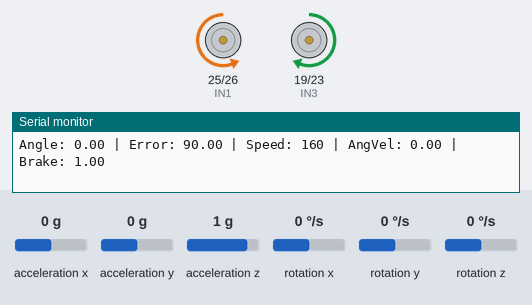
Bench run of a sketch on a simulated ESP32. Shown: motor-driver pin pairs drawn as motors (green arrow = first pin HIGH = forward, orange = second pin HIGH = backward, longer = more drive, scaled by the enable pin), the last lines printed to the serial monitor. Inputs (shaded band) come from the test bench; at power-on: rotation z 0 °/s, acceleration x 0 g, acceleration y 0 g, acceleration z 1 g, rotation x 0 °/s, rotation y 0 °/s.

Above: at 4.2 s.
4.3 s: rotation z set to 100 °/s
At 4.72 s:
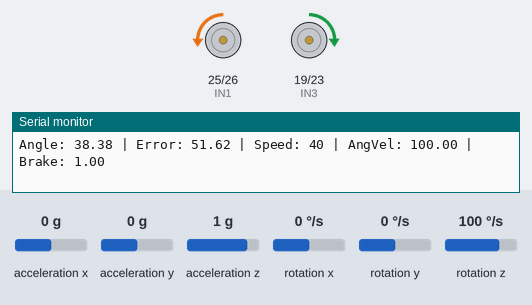
At 5.8 s:
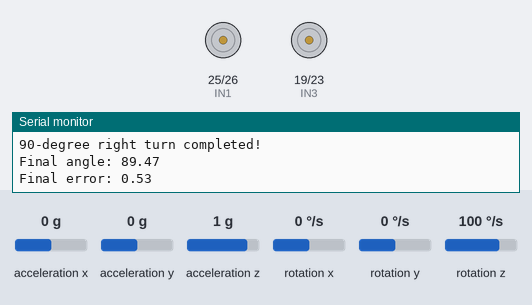
Timing chart, 0 to 7.3 s (numbered marks = the images above; inputs shaded):
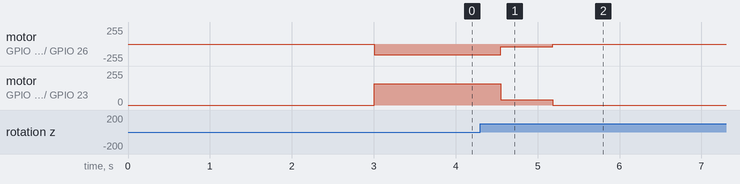

The sketch:

turnright90.ino
```cpp
#include <Wire.h>
#include <MPU6050.h>

// Motor pins
#define ENA 27
#define IN1 25
#define IN2 26
#define ENB 18
#define IN3 19
#define IN4 23

// IMU
MPU6050 mpu;

// Variables for angle calculation
float gyroZ;
float angle = 0;
unsigned long lastTime = 0;
float dt;

// PID variables
float targetAngle = 90.0; // Negative because right turn gives negative gyro values
float error, previousError = 0;
float integral = 0;
float derivative = 0;

// PID constants - tune these for your robot
float Kp = 2.5;   // Reduced proportional gain
float Ki = 0.0;   // Set to 0 as requested
float Kd = 1.2;   // Increased derivative gain for better braking

// Motor control variables
int baseSpeed = 100; // Reduced base speed
int maxSpeed = 160;  // Maximum motor speed
int minSpeed = 40;   // Minimum motor speed to overcome friction
bool turnComplete = false;

// Tolerance for considering turn complete
float angleTolerance = 0.8; // Tighter tolerance

// Predictive braking variables
float brakingZone = 15.0; // Start slowing down 15 degrees before target
float currentAngularVelocity = 0;

void setup() {
  Serial.begin(115200);

  // Initialize motor pins
  pinMode(ENA, OUTPUT);
  pinMode(IN1, OUTPUT);
  pinMode(IN2, OUTPUT);
  pinMode(ENB, OUTPUT);
  pinMode(IN3, OUTPUT);
  pinMode(IN4, OUTPUT);

  // Initialize I2C
  Wire.begin(21, 22); // SDA=21, SCL=22

  // Initialize MPU6050
  mpu.initialize();

  if (!mpu.testConnection()) {
    Serial.println("MPU6050 connection failed!");
    while(1);
  }

  Serial.println("MPU6050 connected successfully");

  // Calibrate gyroscope (keep robot still during this)
  Serial.println("Calibrating gyroscope... Keep robot still!");
  delay(2000);

  // Reset variables
  angle = 0;
  integral = 0;
  previousError = 0;
  lastTime = micros();

  Serial.println("Starting 90-degree right turn with predictive braking...");
  delay(1000);
}

void loop() {
  if (!turnComplete) {
    // Read gyroscope data
    int16_t gx, gy, gz;
    mpu.getRotation(&gx, &gy, &gz);

    // Convert to degrees per second (MPU6050 default sensitivity is 131 LSB/°/s)
    gyroZ = gz / 131.0;
    currentAngularVelocity = abs(gyroZ);

    // Calculate time difference
    unsigned long currentTime = micros();
    dt = (currentTime - lastTime) / 1000000.0; // Convert to seconds
    lastTime = currentTime;

    // Integrate gyroscope data to get angle (negative for right turn)
    angle += gyroZ * dt;

    // Calculate PID error
    error = targetAngle - angle;

    // Check if turn is complete
    if (abs(error) <= angleTolerance) {
      stopMotors();
      turnComplete = true;
      Serial.println("90-degree right turn completed!");
      Serial.print("Final angle: ");
      Serial.println(angle);
      Serial.print("Final error: ");
      Serial.println(error);
    } else {
      // Calculate PID components
      derivative = (error - previousError) / dt;
      previousError = error;

      // Calculate base PID output
      float pidOutput = (Kp * error) + (Kd * derivative);

      // Apply predictive braking
      float distanceToTarget = abs(error);
      float speedMultiplier = 1.0;

      if (distanceToTarget <= brakingZone) {
        // Calculate braking factor based on distance and velocity
        float brakingFactor = distanceToTarget / brakingZone;
        float velocityFactor = 1.0 - (currentAngularVelocity / 200.0); // Brake harder if moving fast
        velocityFactor = constrain(velocityFactor, 0.3, 1.0);

        speedMultiplier = brakingFactor * velocityFactor;
        speedMultiplier = constrain(speedMultiplier, 0.3, 1.0);
      }

      // Convert PID output to motor speed with braking
      int motorSpeed = constrain(abs(pidOutput) * speedMultiplier, minSpeed, maxSpeed);

      // Further reduce speed when very close to target
      if (distanceToTarget <= 5.0) {
        motorSpeed = constrain(motorSpeed, minSpeed, 80);
      }

      // Determine turn direction based on error
      if (error < -angleTolerance) {
        // Need to turn more right (angle is not negative enough)
        turnRight(motorSpeed);
      } else if (error > angleTolerance) {
        // Overshot, turn slightly left to correct
        turnLeft(motorSpeed);
      } else {
        stopMotors();
      }

      // Print status every 50ms for better monitoring
      static unsigned long printTime = 0;
      if (millis() - printTime > 50) {
        Serial.print("Angle: ");
        Serial.print(angle);
        Serial.print(" | Error: ");
        Serial.print(error);
        Serial.print(" | Speed: ");
        Serial.print(motorSpeed);
        Serial.print(" | AngVel: ");
        Serial.print(currentAngularVelocity);
        Serial.print(" | Brake: ");
        Serial.println(speedMultiplier);
        printTime = millis();
      }
    }
  }

  delay(5); // Small delay for stability
}

void turnRight(int speed) {
  // Left motor forward, right motor backward for right turn
  // Fixed IN3 and IN4 logic as requested
  digitalWrite(IN1, HIGH);
  digitalWrite(IN2, LOW);
  analogWrite(ENA, speed);

  digitalWrite(IN4, HIGH);  // Reversed logic
  digitalWrite(IN3, LOW);   // Reversed logic
  analogWrite(ENB, speed);
}

void turnLeft(int speed) {
  // Left motor backward, right motor forward for left turn (correction)
  // Fixed IN3 and IN4 logic as requested
  digitalWrite(IN1, LOW);
  digitalWrite(IN2, HIGH);
  analogWrite(ENA, speed);

  digitalWrite(IN4, LOW);   // Reversed logic
  digitalWrite(IN3, HIGH);  // Reversed logic
  analogWrite(ENB, speed);
}

void stopMotors() {
  digitalWrite(IN1, LOW);
  digitalWrite(IN2, LOW);
  analogWrite(ENA, 0);

  digitalWrite(IN3, LOW);
  digitalWrite(IN4, LOW);
  analogWrite(ENB, 0);
}
```

Measured:
- after the input at 4.3 s, motor on GPIO 25 (IN1) / GPIO 26 (IN2): backward 160/255 → backward 40/255 after 0.25 s, → stopped 0.64 s later; motor on GPIO 19 (IN3) / GPIO 23 (IN4): forward 160/255 → forward 40/255 after 0.25 s, → stopped 0.64 s later
